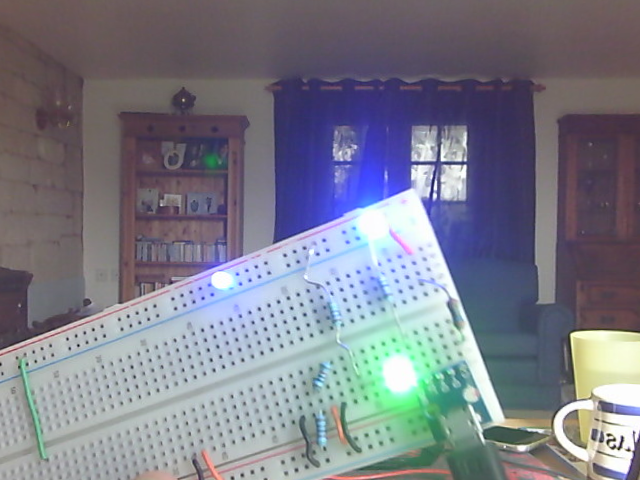
//> input picture template_images/LedTracker1.png, 640 x 480 px
$ ./main ../template_images/LedTracker1.png   (built with g++ and OpenCV 4)
//> lines starting //> are read from the running program, lines starting //| are printed output that depends on the picture; after the words box and inside, x2 and y2 are one past the last pixel; in counts of white or black regions, pixels touching at a corner belong together
### feature_recognition_test/include/camera.hpp
#ifndef __CAMERA_HPP__
#define __CAMERA_HPP__

#include <opencv2/opencv.hpp>

class Camera {
public:
    Camera(int height, int width, float fu, float fv, float cu, float cv,
                                  float k1, float k2, float p1, float p2,
                                  unsigned int camera_num);
    ~Camera();

    void get_image(cv::Mat &dest);
    void get_image(cv::Mat &dest, cv::Mat &raw);

    bool isOpened() { return !failed_; };

private:
    // The actual camera
    cv::VideoCapture cap_;

    // Camera intrinsic matrix
    cv::Mat intrinsic_;

    // Camera distortion coefficients
    cv::Mat distCoeffs_;

    // Image size
    int height_, width_;

    // Focal Lengths
    float fu_, fv_;

    // Image center
    float cu_, cv_;

    // Camera distortion parameters
    float k1_, k2_, p1_, p2_;

    // Failed to open camera if true
    bool failed_;
};

#endif // __CAMERA_HPP__

### feature_recognition_test/src/camera.cpp
#include "camera.hpp"

Camera::Camera(int height, int width,
               float fu, float fv,
               float cu, float cv,
               float k1, float k2,
               float p1, float p2,
               unsigned int camera_num)
                                    : height_(height), width_(width),
                                      fu_(fu), fv_(fv), cu_(cu), cv_(cv),
                                      k1_(k1), k2_(k2), p1_(p1), p2_(p2) {
    // Create the distortion matrix
    distCoeffs_ = cv::Mat(5, 1, CV_32FC1);
    distCoeffs_.at<float>(0,0) = k1;
    distCoeffs_.at<float>(1,0) = k2;
    distCoeffs_.at<float>(2,0) = p1;
    distCoeffs_.at<float>(3,0) = p2;
    distCoeffs_.at<float>(4,0) = 0;

    // Create the intrinsic matrix
    intrinsic_ = cv::Mat(3, 3, CV_32FC1);
    intrinsic_.at<float>(0,0) = fu;
    intrinsic_.at<float>(0,1) = 0;
    intrinsic_.at<float>(0,2) = cu;
    intrinsic_.at<float>(1,0) = 0;
    intrinsic_.at<float>(1,1) = fv;
    intrinsic_.at<float>(1,2) = cv;
    intrinsic_.at<float>(2,0) = 0;
    intrinsic_.at<float>(2,1) = 0;
    intrinsic_.at<float>(2,2) = 1;

    cap_.open(camera_num);
    if(!cap_.isOpened())
        failed_ = true;
    else
        failed_ = false;
}

Camera::~Camera() {
    // dtor
}

void Camera::get_image(cv::Mat &dest) {
    cv::Mat raw;

    // Capture the frame
    cap_ >> raw;

    // Undistort the image
    cv::undistort(raw, dest, intrinsic_, distCoeffs_);

    // Flip to mirror user (for debugging)
    cv::flip(dest, dest, 1);
}

// [10 lines left out: function get_image, not called in this run]

### feature_recognition_test/main.cpp
#include <iostream>
#include <opencv2/opencv.hpp>
#include <opencv2/features2d/features2d.hpp>

#include "camera.hpp"

int main(int argc, char **argv) {
    if(argc != 2) {
        std::cout << "Usage: "
                  << argv[0]
                  << " <object>"
                  << std::endl;
        return -1;
    }

    // Create camera class instance
    float params[10] = {
        480, 640,
        722.106766, 723.389819,
        344.447625, 271.702332,
        -0.430658, 0.235174,
        0.000098, -0.000494
    };
    Camera cam1(params[0], params[1], params[2], params[3], params[4],
                params[5], params[6], params[7], params[8], params[9], 1);
    // If the camera failed to open, then return
    if(!cam1.isOpened()) {
        std::cout << "Failed to open Camera 1" << std::endl;
        return -1;
    }

    // Mostly copied from the opencv feature homography tutorial

    cv::Mat object = cv::imread(argv[1], CV_LOAD_IMAGE_GRAYSCALE);
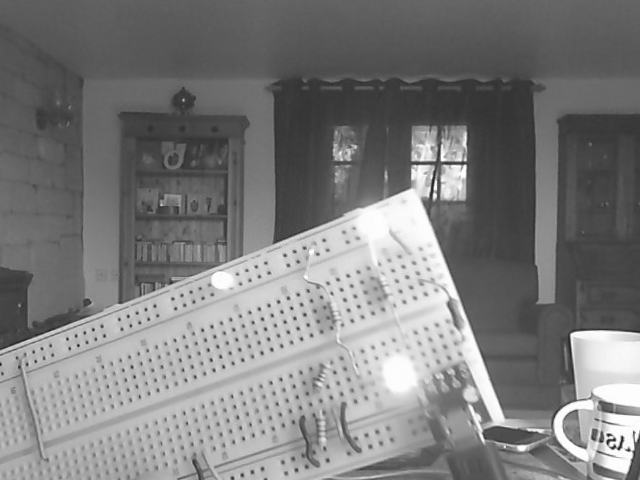
//> object: 480 rows x 640 cols, CV_8UC1; min 6, max 255, mean 124.8
    cv::Mat scene;

    cv::Ptr<cv::FeatureDetector> brisk = cv::BRISK::create();
    cv::BFMatcher matcher;

    std::vector<cv::KeyPoint> keypoints_object, keypoints_scene;
    brisk->detect(object, keypoints_object);
//> keypoints_object = 1459 keypoints; strongest (x, y, size): (618, 449, 12.8), (614, 439, 13), (608, 434, 13.6), (614, 446, 11.9)

    cv::Mat descriptors_object, descriptors_scene;
    brisk->compute(object, keypoints_object, descriptors_object);

    while(true) {
        cam1.get_image(scene);
//> in get_image, raw is the input picture: 480 rows x 640 cols, CV_8UC3; mean B, G, R 136.6, 124.4, 122.8
//> in get_image, `cv::undistort(raw, dest, intrinsic_, distCoeffs_);`:
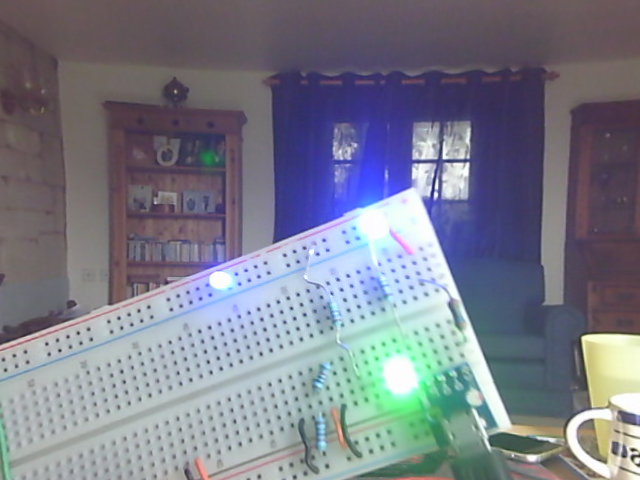
//> dest: 480 rows x 640 cols, CV_8UC3; mean B, G, R 137.7, 124.7, 121.8
//> in get_image, `cv::flip(dest, dest, 1);`:
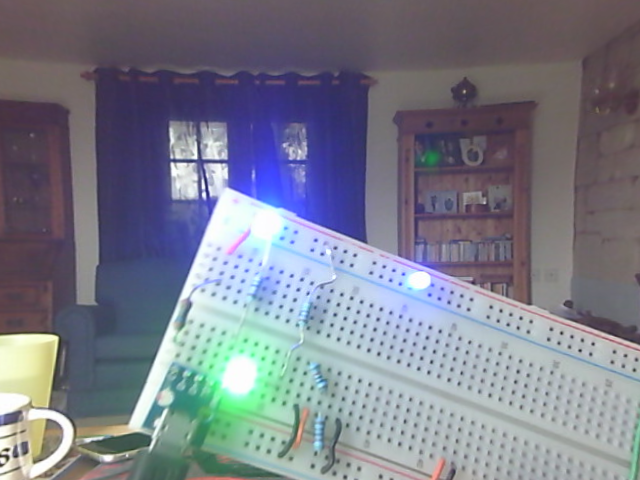
//> dest: 480 rows x 640 cols, CV_8UC3; mean B, G, R 137.7, 124.7, 121.8
        cv::cvtColor(scene, scene, CV_BGR2GRAY);
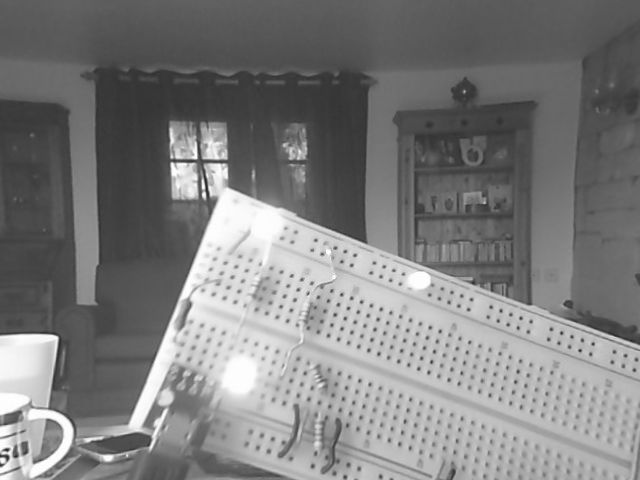
//> scene: 480 rows x 640 cols, CV_8UC1; min 38, max 255, mean 125.3

        // Step 1: Detect keypoints
        keypoints_scene.clear();
        brisk->detect(scene, keypoints_scene);
//> keypoints_scene = 1219 keypoints; strongest (x, y, size): (55, 337, 29.9), (171, 164, 15.3), (171, 163, 14.5), (195, 157, 17.6)

        // Step 2: Calculate descriptors (feature vectors)
        brisk->compute(scene, keypoints_scene, descriptors_scene);

        // Match descriptor vectors
        //cv::FlannBasedMatcher matcher;
        std::vector<cv::DMatch> matches;
        matcher.match(descriptors_object, descriptors_scene, matches);
//> matches = 1459 matches

        // Calculate max and min distances between keypoints
        double max_dist = 0;
        double min_dist = 9999;
        for(int i = 0; i < descriptors_object.rows; i++) {
            double dist = matches[i].distance;
            if(dist < min_dist) min_dist = dist;
            if(dist > max_dist) max_dist = dist;
        }
//> this loop made 1459 passes
//> (dist, min_dist, max_dist) on pass 1: (621.5, 621.5, 621.5)
//> after the loop, min_dist = 250.6; max_dist = 853.9

        // Draw only "good" matches (less than 3*min_dist)
        std::vector<cv::DMatch> good_matches;
        for(int i = 0; i < descriptors_object.rows; i++) {
            if(matches[i].distance < 3 * min_dist)
                good_matches.push_back(matches[i]);
        }
//> after the loop, good_matches = 1393 matches

        cv::Mat img_matches;
        cv::drawMatches(object,
                        keypoints_object,
                        scene,
                        keypoints_scene,
                        good_matches,
                        img_matches,
                        cv::Scalar::all(-1),
                        cv::Scalar::all(-1),
                        std::vector<char>(),
                        cv::DrawMatchesFlags::NOT_DRAW_SINGLE_POINTS);
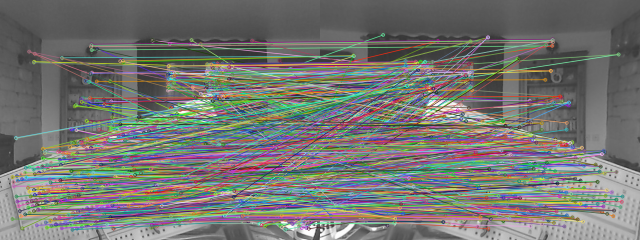
//> img_matches: 480 rows x 1280 cols, CV_8UC3 (shown at 1/2 size); mean B, G, R 113.5, 116.8, 116.3

        // Localise the object
        std::vector<cv::Point2f> obj;
        std::vector<cv::Point2f> sc;

        for(int i = 0; i < good_matches.size(); i++) {
            obj.push_back(keypoints_object[good_matches[i].queryIdx].pt);
            sc.push_back(keypoints_scene[good_matches[i].trainIdx].pt);
        }
//> after the loop, obj = 1393 Points (x, y), first 12: [304.6, 80.76], [503.8, 80.72], [182.7, 88.01], [194.4, 97.31], [182.9, 99.62], [69.14, 107], [67.9, 122.9], [67.22, 124.8], [434.4, 126.6], [464.7, 126.5], [427.6, 126.8], [444.9, 126.6]; sc = 1393 Points (x, y), first 12: [283.7, 144.8], [252.8, 171.4], [464.6, 78.03], [296.4, 410.9], [463.8, 91.18], [55.42, 336.8], [195.4, 143.2], [225.4, 150.6], [210.7, 366.3], [302.9, 127.1], [210.8, 123.6], [270.6, 267.9]

        cv::Mat H = findHomography(obj, sc, CV_RANSAC);
//> H = [[-0.00313, -0.542, 225.5], [-0.028, -0.386, 176.1], [6.69e-06, -0.00244, 1]]

        // Get the corners from the template
        std::vector<cv::Point2f> obj_corners(4);
        obj_corners[0] = cv::Point(0, 0);
        obj_corners[1] = cv::Point(object.cols, 0);
        obj_corners[2] = cv::Point(object.cols, object.rows);
        obj_corners[3] = cv::Point(0, object.rows);

        std::vector<cv::Point2f> scene_corners(4);

        cv::perspectiveTransform(obj_corners, scene_corners, H);
//> scene_corners = 4 Points (x, y): [225.5, 176.1], [222.6, 157.5], [222.4, 165.7], [204.9, 55.54]

        // Draw lines between the corners from the mapped object to the scene
        cv::line(img_matches,
                 scene_corners[0] + cv::Point2f(object.cols, 0),
                 scene_corners[1] + cv::Point2f(object.cols, 0),
                 cv::Scalar(0, 255, 0),
                 4);
//> img_matches: 480 rows x 1280 cols, CV_8UC3; 108 pixels changed, all inside (x1, y1, x2, y2) = (861, 155, 869, 179)
        cv::line(img_matches,
                 scene_corners[1] + cv::Point2f(object.cols, 0),
                 scene_corners[2] + cv::Point2f(object.cols, 0),
                 cv::Scalar(0, 255, 0),
                 4);
//> img_matches: 480 rows x 1280 cols, CV_8UC3; mean B, G, R 113.5, 116.8, 116.3
        cv::line(img_matches,
                 scene_corners[2] + cv::Point2f(object.cols, 0),
                 scene_corners[3] + cv::Point2f(object.cols, 0),
                 cv::Scalar(0, 255, 0),
                 4);
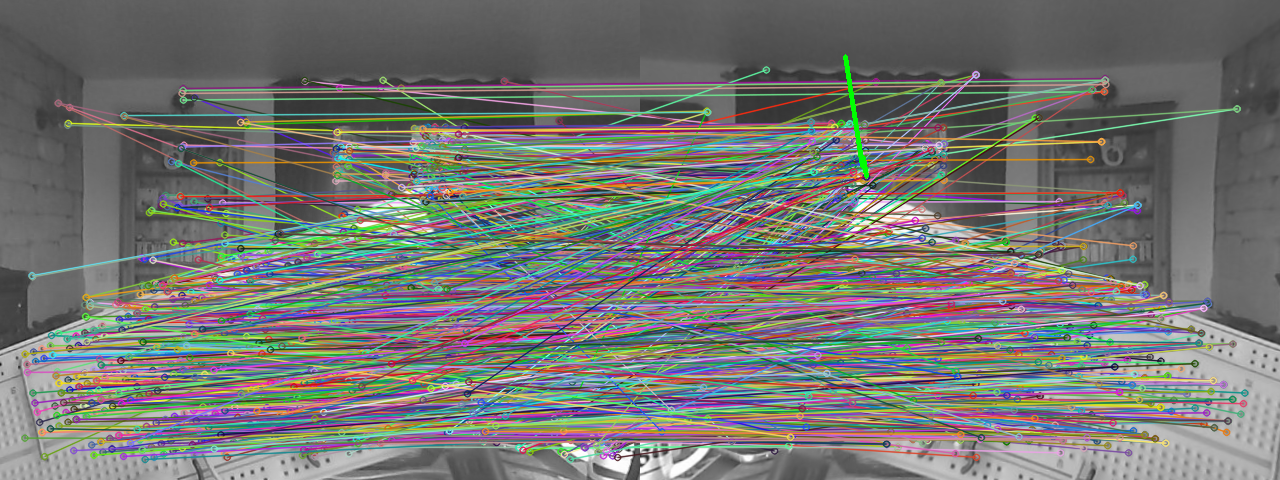
//> img_matches: 480 rows x 1280 cols, CV_8UC3; mean B, G, R 113.4, 117, 116.2
        cv::line(img_matches,
                 scene_corners[3] + cv::Point2f(object.cols, 0),
                 scene_corners[0] + cv::Point2f(object.cols, 0),
                 cv::Scalar(0, 255, 0),
                 4);
//> img_matches: 480 rows x 1280 cols, CV_8UC3; 99 pixels changed, all inside (x1, y1, x2, y2) = (849, 65, 865, 156)

        cv::imshow("Matches", img_matches);

        if(cv::waitKey(30) == 27) break;
//> the Esc key is pressed
    }

    return 0;
}

$ run again, on template_images/LedTracker3.png
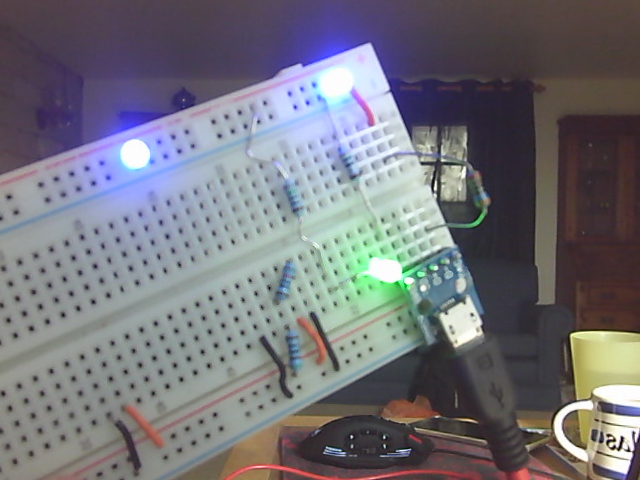
//> input picture template_images/LedTracker3.png, 640 x 480 px
//> keypoints_object = 1301 keypoints; strongest (x, y, size): (618, 449, 12.4), (614, 440, 12.4), (614, 446, 11.7), (572, 335, 29.1)
//> in get_image, raw is the input picture: 480 rows x 640 cols, CV_8UC3; mean B, G, R 121.8, 114.8, 115.3
//> `cv::cvtColor(scene, scene, CV_BGR2GRAY);`:
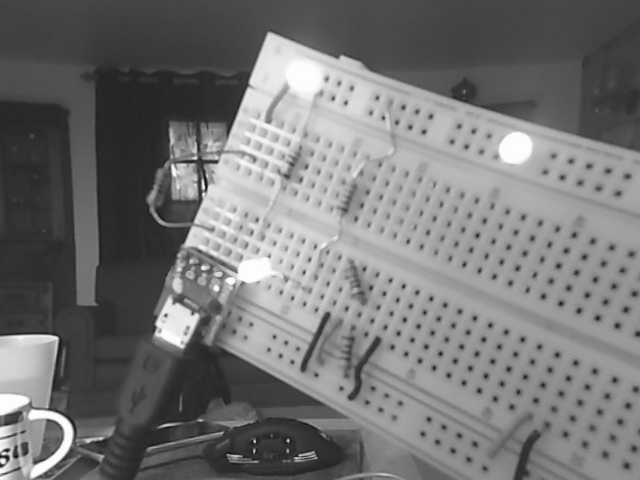
//> scene: 480 rows x 640 cols, CV_8UC1; min 12, max 255, mean 116.9
//> keypoints_scene = 1099 keypoints; strongest (x, y, size): (254, 441, 13.2), (288, 440, 12.8), (56, 338, 28.1), (254, 451, 13.7)
//> matches = 1301 matches
//> the loop `for(int i = 0; i < descriptors_object.rows; i++)` made 1301 passes
//> (dist, min_dist, max_dist) on pass 1: (530, 530, 530)
//> after the loop `for(int i = 0; i < descriptors_object.rows; i++)`: min_dist = 313.9; max_dist = 844.5
//> after the loop `for(int i = 0; i < descriptors_object.rows; i++)`: good_matches = 1301 matches
//> `cv::drawMatches(object, keypoints_object, scene, keypoints_scene, good..`:
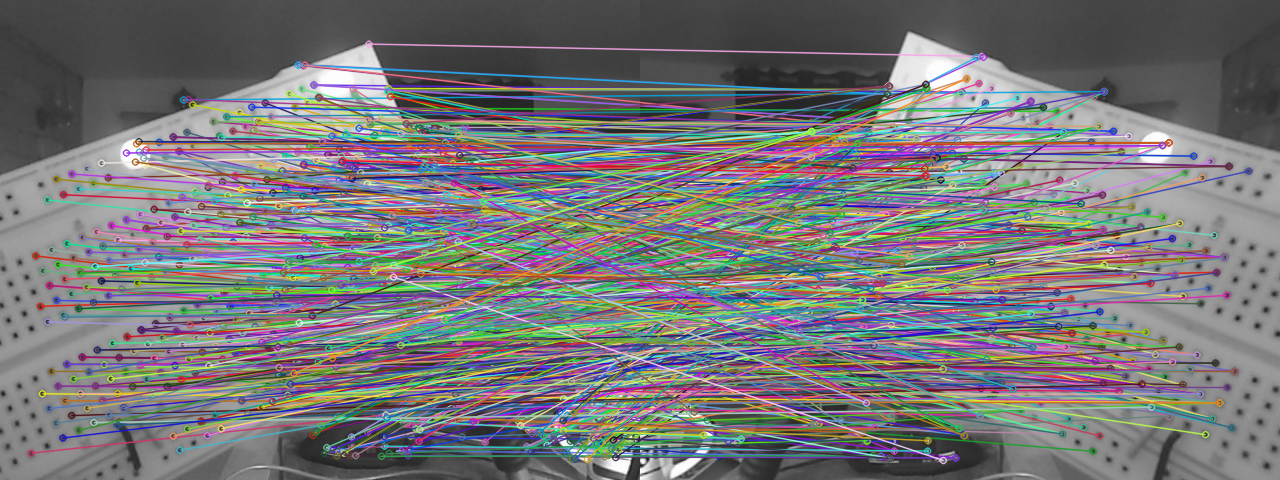
//> img_matches: 480 rows x 1280 cols, CV_8UC3; mean B, G, R 119.8, 117.8, 118.5
//> after the loop `for(int i = 0; i < good_matches.size(); i++)`: obj = 1301 Points (x, y), first 12: [368.4, 43.53], [299.6, 64.04], [303.3, 65.23], [313.3, 84.49], [300.8, 88.5], [352.8, 88.7], [388.1, 88.14], [389.5, 90.53], [288.7, 93.37], [389.2, 93.69], [183.1, 99.51], [306.7, 102.4]; sc = 1301 Points (x, y), first 12: [341.3, 55.96], [247, 93.77], [191, 123.1], [321.3, 91.69], [297.4, 253.8], [226.6, 401.8], [248.5, 89.06], [248.5, 89.06], [314.6, 246.6], [196, 221.2], [463.7, 91.06], [288.4, 142.6]
//> H = [[-2.78, 2.49, 455.3], [-1.46, 1.3, 242], [-0.00607, 0.00542, 1]]
//> scene_corners = 4 Points (x, y): [455.2, 242], [458, 240.5], [452.1, 245.9], [457.7, 240.5]

$ run again, on template_images/LedTracker4.png
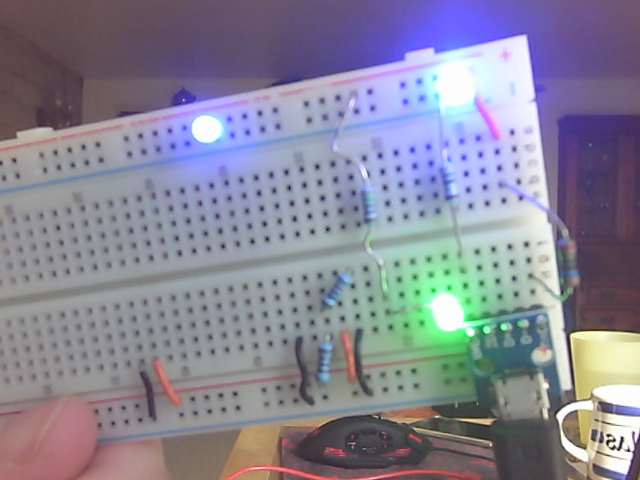
//> input picture template_images/LedTracker4.png, 640 x 480 px
//> keypoints_object = 987 keypoints; strongest (x, y, size): (618, 449, 13.2), (614, 440, 12.4), (608, 435, 14.3), (618, 450, 12)
//> in get_image, raw is the input picture: 480 rows x 640 cols, CV_8UC3; mean B, G, R 150, 134.1, 135.7
//> `cv::cvtColor(scene, scene, CV_BGR2GRAY);`:
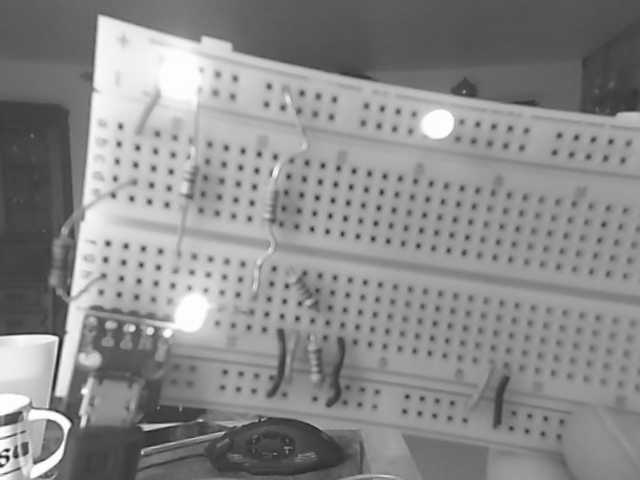
//> scene: 480 rows x 640 cols, CV_8UC1; min 21, max 255, mean 139
//> keypoints_scene = 819 keypoints; strongest (x, y, size): (68, 424, 29.1), (57, 338, 19.7), (82, 423, 31), (83, 390, 31.7)
//> matches = 987 matches
//> the loop `for(int i = 0; i < descriptors_object.rows; i++)` made 987 passes
//> (dist, min_dist, max_dist) on pass 1: (502.9, 502.9, 502.9)
//> after the loop `for(int i = 0; i < descriptors_object.rows; i++)`: min_dist = 236.1; max_dist = 902.3
//> after the loop `for(int i = 0; i < descriptors_object.rows; i++)`: good_matches = 817 matches
//> `cv::drawMatches(object, keypoints_object, scene, keypoints_scene, good..`:
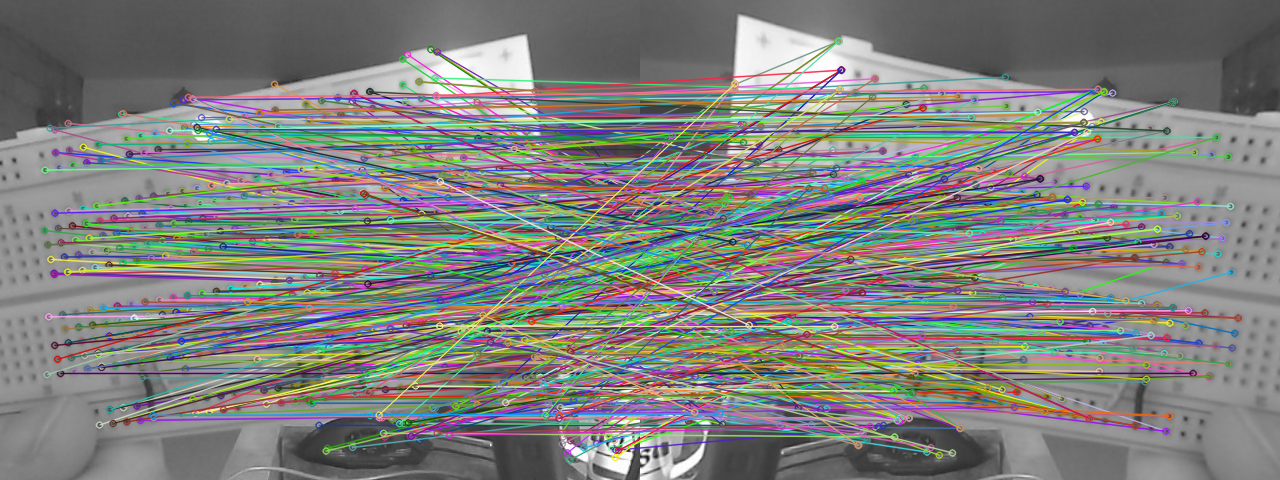
//> img_matches: 480 rows x 1280 cols, CV_8UC3; mean B, G, R 125.1, 128, 127.2
//> after the loop `for(int i = 0; i < good_matches.size(); i++)`: obj = 817 Points (x, y), first 12: [434.6, 77.61], [435.6, 95.33], [533.6, 99.82], [183.1, 99.51], [243.5, 115.8], [67.71, 122.9], [183.6, 127.6], [589.8, 144.2], [515.5, 164.6], [515.6, 165.6], [446.7, 174.5], [363.7, 175.4]; sc = 817 Points (x, y), first 12: [216.8, 322.9], [216.8, 322.9], [94, 89.44], [463.7, 91.02], [436.6, 307.8], [186.9, 195.9], [189.1, 287.8], [198.2, 40.75], [368.4, 172.8], [368.4, 172.8], [100.2, 322.1], [73.26, 292.8]
//> H = [[-6.83, 9.11, 432.8], [-5.35, 7.13, 338.3], [-0.0158, 0.0211, 1]]
//> scene_corners = 4 Points (x, y): [432.8, 338.3], [431.6, 337.9], [430.9, 337.5], [431.6, 337.9]
